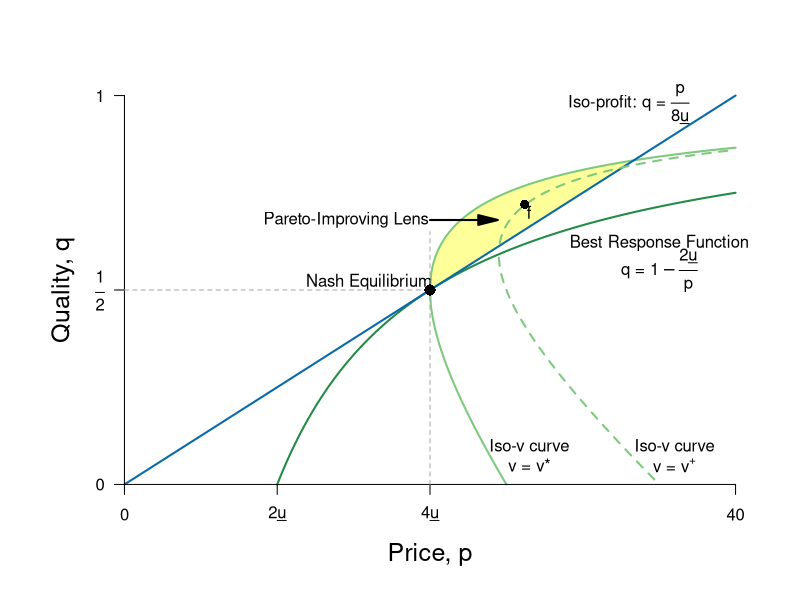

This figure's R source:
require(ggplot2)
require(shape)
pdf(file = "information_power/ch11_fig6.pdf", width = 9, height = 7)

#Set parameters for graphics
axislabelsize <- 1.5
segmentlinewidth <- 1.5
graphlinewidth <- 2

COL <- c("#7fc97f", "#beaed4", "#fdc086", "#ffff99", "#386cb0", "#f0027f", "#bf5b17", "#666666")
COLA <- c("#e0f3db", "#99d8c9","#66c2a4","#41ae76", "#238b45", "#005824")
COLB <- c("#c6dbef", "#4eb3d3", "#2b8cbe", "#0868ac","#084081")
COLC <- c("#fcfbfd", "#efedf5", "#dadaeb", "#bcbddc", "#9e9ac8", "#807dba", "#6a51a3", "#54278f", "#3f007d")


brfFn <- function(p, delta = 5) {
  1 - (2 * delta) /p
}

isovhigh <- function(p, delta = 5, v = 20){
  (sqrt(p^2 - 4 * delta * v) - p + 2*v)/( 2 * v )
}

isovlow <- function(p, delta = 5, v = 20){
  (-sqrt(p^2 - 4 * delta * v) - p + 2*v)/( 2 * v )
}


isovhigh1 <- function(p, delta = 5, v = 30){
  (sqrt(p^2 - 4 * delta * v) - p + 2*v)/( 2 * v )
}

isovlow1 <- function(p, delta = 5, v = 30){
  (-sqrt(p^2 - 4 * delta * v) - p + 2*v)/( 2 * v )
}

solowCondition <- function(p, delta = 5){
  (p*(1/(8*delta)))
}

#COL <- c("#1B9E77", "#D95F02", "#7570B3", "#E7298A", "#66A61E", "#E6AB02", "#A6761D", "#666666")
#COL <- c("#a6cee3", "#1f78b4", "#b2df8a", "#33a02c", "#fb9a99", "#e31a1c", "#fdbf6f", "#ff7f00")
COL <- c("#7fc97f", "#beaed4", "#fdc086", "#ffff99", "#386cb0")
#COL <- c("#fbb4ae", "#b3cde3", "#ccebc5", "#decbe4", "#fed9a6", "#ffffcc", "#e5d8bd", "#fddaec")
par(mar =  c(5, 5, 4, 2))
xlims <- c(0, 40)
ylims <- c(0, 1)


plot(0, 0, xlim = xlims, ylim = ylims, type = "n",
     xlab = "",
     ylab = "",
     xaxt = "n", yaxt = "n", cex.lab = axislabelsize, bty = "n")

mtext(expression(paste("Price, ", p)), side=1, line = 2.5, cex = axislabelsize)
text(-4, ylims[2] - 0.5*(ylims[2] - ylims[1]), expression(paste("Quality, ", q)), xpd = TRUE, cex = axislabelsize, srt = 90) 


npts <- 500 
npts2 <- 501
#Specify the sequences of points for graphing. 
xx1 <- seq(10, xlims[2], length.out = npts)
xx2 <- seq(xlims[1], xlims[2], length.out = npts)
xx3 <- seq(xlims[1], xlims[2], length.out = npts2)
xx4 <- seq(xlims[1], 25, length.out = npts2)
xx5 <- seq(xlims[1], xlims[2], length.out = npts2)
xx6 <- seq(xlims[1], 35, length.out = npts2)
yy1 <- isovhigh(xx3, delta = 5, v = 20)

#Below, note I have gone to number 416 because at that observation we can 
#find the closest outcome to the intersection of the curves. Serves fine 
#for the relevant polygon
#Draw the shaded area of the Pareto-improving lens
#For the polygon need the intersection of v and iso-profit
#(2p - 40)^2 = p^2 - 400
#4p^2 - 160p + 1600 = p^2 - 400
#3p^2 - 160p + 2000 = 0
#p = 20 or p = 100/3 = 33.3 
# => q = (1/40)*33.3 = 0.8325
polygon(c(xx3, xx3[416]), c(yy1, yy1[416]), col=COL[4], density=NULL, border = NA)

#Draw the lines for the graphs
lines(xx1, brfFn(xx1), col = COLA[5], lwd = graphlinewidth)
lines(xx3, isovhigh(xx3, v = 20, delta = 5), col = COL[1], lwd = graphlinewidth)
lines(xx4, isovlow(xx4, v = 20, delta = 5), col = COL[1], lwd = graphlinewidth)
lines(xx2, solowCondition(xx2, delta = 5), col = COLB[4], lwd = graphlinewidth)
lines(xx5, isovhigh1(xx5, v = 30, delta = 5), col = COL[1], lwd = graphlinewidth, lty = 2)
lines(xx6, isovlow1(xx6, v = 30, delta = 5), col = COL[1], lwd = graphlinewidth, lty = 2)


#Customize ticks and labels for the plot
ticksy <- c(0, 0.5, 1)
ylabels <- c(0, expression(paste(frac(1,2))), 1)
ticksx <- c(0, 10, 20, 40)
xlabels <- c(0, expression(paste(2*underline("u"))), expression(paste(4*underline("u"))), 40)
axis(1, at = ticksx, pos = 0, labels = xlabels)
axis(2, at = ticksy, pos = 0, labels = ylabels, las = 1)

#Annotation of the three graphs and the NE
text(33, 0.98, expression(paste("Iso-profit: ", q ," = ", frac(p, 8*underline("u")))))
text(35, 0.62, expression(paste("Best Response Function")))
text(35, 0.55, expression(paste("q = ", 1 - frac(2*underline("u"), p))))
text(26.5, 0.1, expression(paste("Iso-v curve")))
text(26.5, 0.05, expression(paste("v = ", v,"*")))
text(36, 0.1, expression(paste("Iso-v curve")))
text(36, 0.05, expression(paste("v = ", v^"+")))
text(16, 0.52, expression(paste("Nash Equilibrium")))

#Lines for the coordinates of the Nash equilbrium
segments(20, 0, 20, 0.65, lty = 2, col = "darkgray")
segments(0, 0.5, 20, 0.5, lty = 2, col = "darkgray")

#Add a point for the NE
points(20, 0.5, pch = 16, col = "black", cex = 1.5)

#Add a point for f. referred to in the text
points(26.2, 0.72, pch = 16, col = "black", cex = 1.2)
text(26.5, 0.7, expression(paste("f")))

#Arrow to Pareto-improving Lens
Arrows(20, 0.68, 23.8, 0.68, col = "black", lty = 1, lwd = 2, arr.type = "triangle")
text(14.5, 0.68, expression(paste("Pareto-Improving Lens")))

dev.off()
